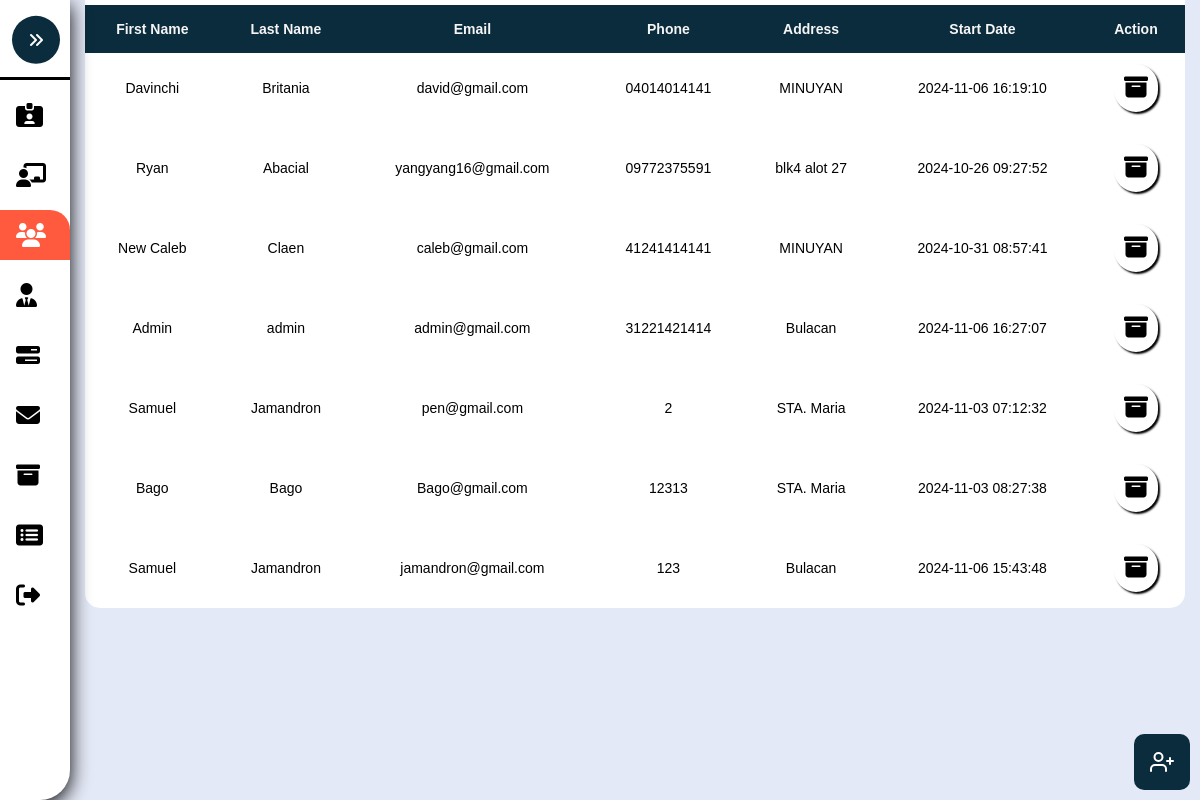
The page /Admin-Users.php on the database as committed earlier.
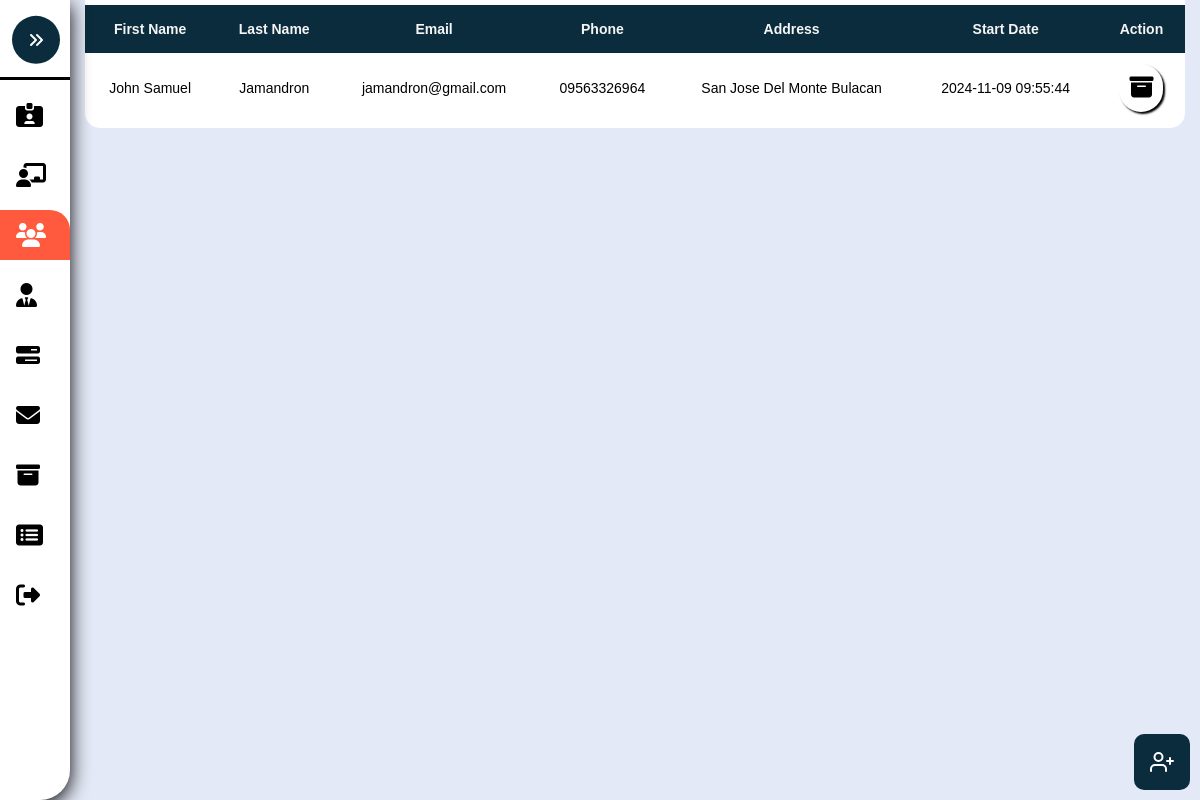
The same page on the database as committed later.
### tables this page shows
CREATE TABLE `user` (
  `UserID` int(8) NOT NULL,
  `Firstname` varchar(255) NOT NULL,
  `Lastname` varchar(255) NOT NULL,
  `Email` varchar(255) NOT NULL,
  `Phone` varchar(255) NOT NULL,
  `Address` varchar(255) NOT NULL,
  `Password` varchar(255) NOT NULL,
  `Role` varchar(255) NOT NULL,
  `Date_Joined` timestamp NOT NULL DEFAULT current_timestamp()
);

### Admin-Users.php (the view, shortened to what this page needs)
<?php
	include './Assets/Php/Connection.php';
?>
<!DOCTYPE html>
<html>
<head>
	<link rel="stylesheet" type="text/css" href="./Assets/Css/Admin.css?v=<?php echo time(); ?>">
</head>
<body>
	<nav class="sidebar close" id="sidebar">
		<header>
			<figure class="image-container">
			</figure>
			<button class="toggle">
				<i class="fa-solid fa-angles-right"></i>
			</button>
		</header>
		<div class="menu-bar">
			<div class="menu">
				<ul class="menu-links">
					<li class="nav-link">
						<a href="./Admin-Account.php" >
							<i class="fa-solid fa-id-card-clip"></i>
						</a>
					</li>
					<li class="nav-link">
						<a href="./Admin-Pending.php">
							<i class="fa-solid fa-chalkboard-user"></i>
						</a>
					</li>
					<li class="nav-link">
						<a href="./Admin-Users.php" class="dashboard-list-item active" >
							<i class="fa-solid fa-users"></i>
						</a>
					</li>
					<li class="nav-link">
						<a href="./Admin-Management.php" class="dashboard-list-item">
							<i class="fa-solid fa-user-tie"></i>
						</a>
					</li>
					<li class="nav-link">
						<a href="./Admin-Properties.php" class="dashboard-list-item">
							<i class="fa-solid fa-bars-progress"></i>
						</a>
					</li>
					<li class="nav-link">
						<a href="Admin-Message.php" class="dashboard-list-item">
							<i class="fa-solid fa-envelope"></i>
						</a>
					</li>
					<li class="nav-link">
						<a href="./Admin-Archieve.php" class="dashboard-list-item">
							<i class="fa-solid fa-box-archive"></i>
						</a>
					</li>
					<li class="nav-link">
						<a href="Admin-SoldProperties.php" class="dashboard-list-item">
							<i class="fa-solid fa-rectangle-list"></i>
						</a>
					</li>
					<li class="nav-link">
						<a href="./Admin-Assets/Php/Logout.php" class="dashboard-list-item">
							<i class="fa-solid fa-right-from-bracket"></i>
						</a>
					</li>
				</ul>
			</div>
		</div>
	</nav>
	<main class="main">
		<section class="Table-section" id="Table-Section">
			<div class="container">
				<table class="table" id="table">
					<tr>
						<th>First Name</th>
						<th>Last Name</th>
						<th>Email</th>
						<th>Phone</th>
						<th>Address</th>
						<th>Start Date</th>
						<th class="action-center">Action</th>
					</tr>
					<?php
						$sql = "SELECT * FROM user";
						$rs = mysqli_query($conn, $sql);
						if($rs){
							while ($row = mysqli_fetch_assoc($rs)) {
								$UserID = $row['UserID'];
								$Firstname = $row['Firstname'];
								$Lastname = $row['Lastname'];
								$Email = $row['Email'];
								$Phone = $row['Phone'];
								$Address = $row['Address'];
								$Date = $row['Date_Joined'];
								echo "
								<tr>
									<td>".$Firstname."</td>
									<td>".$Lastname."</td>
									<td>".$Email."</td>
									<td>".$Phone."</td>
									<td>".$Address."</td>
									<td>".$Date."</td>
									<td class='td-action'>
									<a href='./Assets/Php/Admin.php?archiveID=".$UserID."&value=User' onclick='return archiveConfirmation()'' class='custom-tooltip' data-title='Archive'>
									<i class='fa-solid fa-box-archive' ></i>
									</td>
								</tr>
								";
							}
						}
					?>
				</table>
			</div>
		</section>
	</main>
	<section class="Dialog-Section">
		<div class="float-diagram">
			<button onclick="OpenDialog()" class='custom-tooltip' data-title='Add'>
			</button>
		</div>
	</section>
</body>
</html>

Rows that differ between the two databases and show on the page:
removed user: Firstname "Davinchi", Lastname "Britania", Email "david@gmail.com", Phone "04014014141", Address "MINUYAN", Date_Joined "2024-11-06 16:19:10"
removed user: Firstname "Ryan", Lastname "Abacial", Email "yangyang16@gmail.com", Phone "09772375591", Address "blk4 alot 27", Date_Joined "2024-10-26 09:27:52"
removed user: Firstname "New Caleb", Lastname "Claen", Email "caleb@gmail.com", Phone "41241414141", Address "MINUYAN", Date_Joined "2024-10-31 08:57:41"
removed user: Firstname "Admin", Lastname "admin", Email "admin@gmail.com", Phone "31221421414", Address "Bulacan", Date_Joined "2024-11-06 16:27:07"
removed user: Firstname "Samuel", Lastname "Jamandron", Email "pen@gmail.com", Phone "2", Address "STA. Maria", Date_Joined "2024-11-03 07:12:32"
removed user: Firstname "Bago", Lastname "Bago", Email "Bago@gmail.com", Phone "12313", Address "STA. Maria", Date_Joined "2024-11-03 08:27:38"
removed user: Firstname "Samuel", Lastname "Jamandron", Email "jamandron@gmail.com", Phone "123", Address "Bulacan", Date_Joined "2024-11-06 15:43:48"
added user: Firstname "John Samuel", Lastname "Jamandron", Email "jamandron@gmail.com", Phone "09563326964", Address "San Jose Del Monte Bulacan", Date_Joined "2024-11-09 09:55:44"
